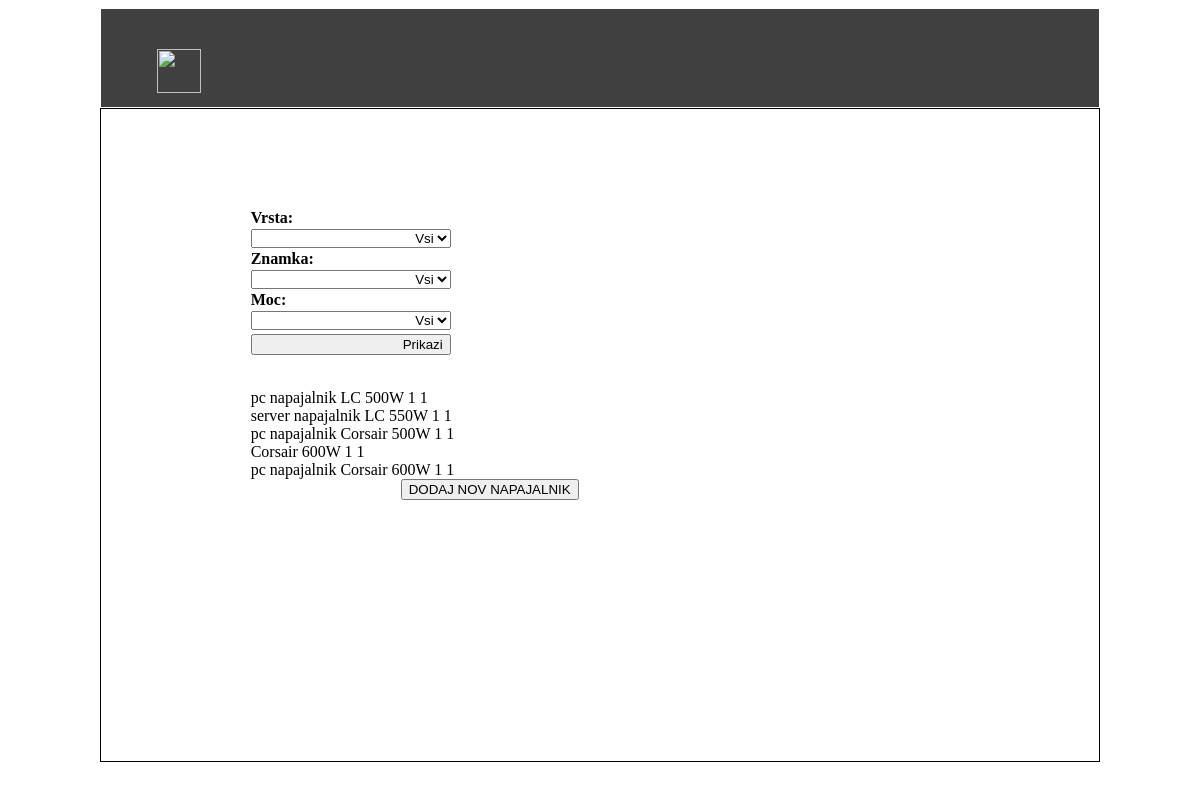
Screenshot of /app/napajalniki with the database file from the repository.
### kalkulator/models.py (models this page shows)
class Napajalnik(models.Model):
    vrsta = models.CharField(max_length=20)
    znamka = models.CharField(max_length=20)
    moc = models.CharField(max_length=20)
    opis = models.CharField(max_length=20)
    kolicina = models.CharField(max_length=20)

### kalkulator/views.py (the view, shortened to what this page needs)
def napajalniki(request):
    context = {}
    napajalniki = Napajalnik.objects.all()
    vrste = Napajalnik.objects.values('vrsta').distinct().order_by(Lower('vrsta')).values_list('vrsta', flat=True)
    znamke = Napajalnik.objects.values('znamka').distinct().order_by(Lower('znamka')).values_list('znamka', flat=True)
    moci = Napajalnik.objects.values('moc').distinct().order_by(Lower('moc')).values_list('moc', flat=True)
    context['vrste'] = vrste
    context['znamke'] = znamke
    context['moci'] = moci
    context['napajalniki'] = napajalniki
    return render(request, 'kalkulator/napajalniki.html', context)

### kalkulator/templates/kalkulator/napajalniki.html (shortened to what this page needs)
{% extends "kalkulator/base.html" %}
{% block main %}
	<div id="Stanje">
		<form>
			<label>Vrsta:</label><select name="vrsta">
										<option>Vsi</option>
										</select>
			<label>Znamka:</label><select name="znamka">
										<option>Vsi</option>
										</select>
			<label>Moc:</label><select name="moc">
										<option>Vsi</option>
										</select>
			<input type="submit" id="vpisi" value="Prikazi">
		</form>
		<br>
		<br>
		<br>
		<br>
		<br>
		<br>
		<br>
		<br>
		<br>
		<br>
		{% for napajalnik in napajalniki %}
		{{napajalnik.vrsta}} {{napajalnik.znamka}} {{napajalnik.moc}}W {{napajalnik.opis}}  {{napajalnik.kolicina}}  <br>
		{% endfor %}
		<a href="dodajNapajalnik" style="margin-left:150px">
			<button> DODAJ NOV NAPAJALNIK</button>
		</a>
	</div>
{% endblock %}

### kalkulator/static/kalkulator/style.css (style rules this page uses)
body { max-width: 1000px; margin-left: auto; margin-right: auto; }
a:link { color: white; text-decoration: none; }
#Obrazec, #Stanje, #Porocilo { padding: 10% 15%; }
select, input, textarea { clear: both; float: left; width: 200px; margin: 2px 0px; text-align: right; }
label { float: left; clear: both; width: 200px; font-weight: bolder; }

### rows the page displays
Napajalnik: vrsta "pc napajalnik", znamka "LC", moc "500", opis "1", kolicina "1"
Napajalnik: vrsta "server napajalnik", znamka "LC", moc "550", opis "1", kolicina "1"
Napajalnik: vrsta "pc napajalnik", znamka "Corsair", moc "500", opis "1", kolicina "1"
Napajalnik: znamka "Corsair", moc "600", opis "1", kolicina "1"
Napajalnik: vrsta "pc napajalnik", znamka "Corsair", moc "600", opis "1", kolicina "1"
